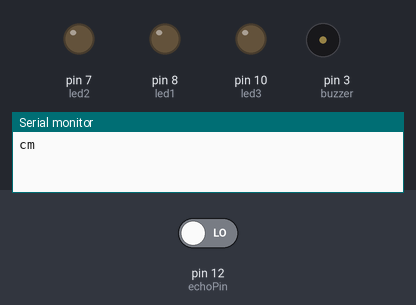
Simulated run of this sketch. Board: Arduino Uno, built with avr-gcc and run on an emulated ATmega328P. Shown: output pins drawn as LEDs (lit = HIGH), buzzer (waves = sounding, pin HIGH), the last lines printed to the serial monitor. Inputs (shaded band) come from the test bench; at power-on: pin 12 (echoPin) LOW. Pins used as bus, display or sensor lines are not drawn.

Above: at 0.1 s.
At 1.1 s:
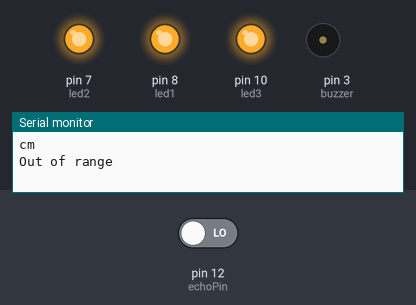
Timing chart, 0 to 2.6 s (numbered marks = the images above):
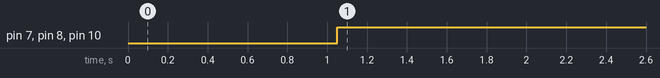

The sketch:

ultrabuzzer.ino
```cpp
#define trigPin 11
#define echoPin 12
#define led1 8
#define led2 7
#define led3 10
#define buzzer 3
#define MAX_DISTANCE 200


int sound = 250;


void setup() {
  Serial.begin (9600);
  pinMode(trigPin, OUTPUT);
  pinMode(echoPin, INPUT);
  pinMode(led1, OUTPUT);
  pinMode(led2, OUTPUT);
  pinMode(led3, OUTPUT);
  pinMode(buzzer, OUTPUT);

}

void loop() {
  unsigned int duration, distance;
  digitalWrite(trigPin, LOW);
  delayMicroseconds(2);
  digitalWrite(trigPin, HIGH);
  delay(50);                      // Wait 50ms between pings (about 20 pings/sec). 29ms should be the shortest delay between pings.


  Serial.println("cm");
  delayMicroseconds(10);
  digitalWrite(trigPin, LOW);
  duration = pulseIn(echoPin, HIGH);
  distance = (duration/2) / 29.1;


  if (distance <= 25) {
    digitalWrite(led1, HIGH);
    sound = 250;
}
  else {
    digitalWrite(led1,LOW);
  }
  if (distance < 15) {
      digitalWrite(led2, HIGH);
      sound = 260;
}
  else {
      digitalWrite(led2, LOW);
  }
  if (distance < 10) {
      digitalWrite(led3, HIGH);
      sound = 270;
}
  else {
    digitalWrite(led3, LOW);
  }

  if (distance > 30 || distance <= 0){
    Serial.println("Out of range");
    noTone(buzzer);
  }
  else {
    Serial.print(distance);
    Serial.println(" cm");
    tone(buzzer, sound);

  }
  delay(500);
}
```

Measured:
- by itself, pin 7 (led2), pin 8 (led1), pin 10 (led3): LOW → HIGH at 1.1 s
